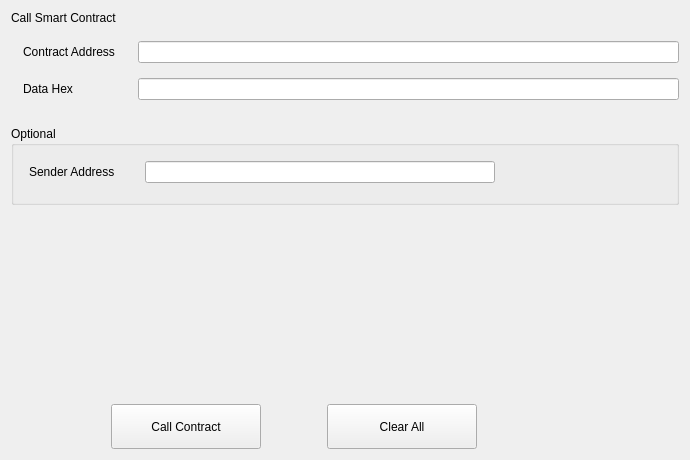
<?xml version="1.0" encoding="UTF-8"?>
<ui version="4.0">
 <class>CallContract</class>
 <widget class="QWidget" name="CallContract">
  <property name="geometry">
   <rect>
    <x>0</x>
    <y>0</y>
    <width>690</width>
    <height>460</height>
   </rect>
  </property>
  <property name="windowTitle">
   <string>Form</string>
  </property>
  <layout class="QGridLayout" name="gridLayout_2">
   <item row="6" column="0">
    <layout class="QHBoxLayout" name="horizontalLayout">
     <item>
      <spacer name="horizontalSpacer">
       <property name="orientation">
        <enum>Qt::Horizontal</enum>
       </property>
       <property name="sizeType">
        <enum>QSizePolicy::Fixed</enum>
       </property>
       <property name="sizeHint" stdset="0">
        <size>
         <width>100</width>
         <height>20</height>
        </size>
       </property>
      </spacer>
     </item>
     <item>
      <widget class="QPushButton" name="pushButton_2">
       <property name="minimumSize">
        <size>
         <width>150</width>
         <height>45</height>
        </size>
       </property>
       <property name="text">
        <string>Call Contract</string>
       </property>
      </widget>
     </item>
     <item>
      <spacer name="horizontalSpacer_3">
       <property name="orientation">
        <enum>Qt::Horizontal</enum>
       </property>
       <property name="sizeType">
        <enum>QSizePolicy::Fixed</enum>
       </property>
       <property name="sizeHint" stdset="0">
        <size>
         <width>60</width>
         <height>20</height>
        </size>
       </property>
      </spacer>
     </item>
     <item>
      <widget class="QPushButton" name="pushButton">
       <property name="minimumSize">
        <size>
         <width>150</width>
         <height>45</height>
        </size>
       </property>
       <property name="text">
        <string>Clear All</string>
       </property>
      </widget>
     </item>
     <item>
      <spacer name="horizontalSpacer_2">
       <property name="orientation">
        <enum>Qt::Horizontal</enum>
       </property>
       <property name="sizeHint" stdset="0">
        <size>
         <width>40</width>
         <height>20</height>
        </size>
       </property>
      </spacer>
     </item>
    </layout>
   </item>
   <item row="2" column="0">
    <layout class="QGridLayout" name="gridLayout">
     <property name="leftMargin">
      <number>12</number>
     </property>
     <property name="horizontalSpacing">
      <number>23</number>
     </property>
     <property name="verticalSpacing">
      <number>15</number>
     </property>
     <item row="0" column="0">
      <widget class="QLabel" name="label">
       <property name="text">
        <string>Contract Address</string>
       </property>
      </widget>
     </item>
     <item row="1" column="0">
      <widget class="QLabel" name="label_2">
       <property name="text">
        <string>Data Hex</string>
       </property>
      </widget>
     </item>
     <item row="0" column="1">
      <widget class="QLineEdit" name="lineEdit"/>
     </item>
     <item row="1" column="1">
      <widget class="QLineEdit" name="lineEdit_2"/>
     </item>
    </layout>
   </item>
   <item row="4" column="0">
    <widget class="QGroupBox" name="groupBox">
     <property name="title">
      <string>Optional</string>
     </property>
     <layout class="QGridLayout" name="gridLayout_3">
      <property name="leftMargin">
       <number>15</number>
      </property>
      <property name="topMargin">
       <number>15</number>
      </property>
      <property name="horizontalSpacing">
       <number>30</number>
      </property>
      <property name="verticalSpacing">
       <number>12</number>
      </property>
      <item row="0" column="1">
       <widget class="QLineEdit" name="lineEdit_3">
        <property name="minimumSize">
         <size>
          <width>350</width>
          <height>0</height>
         </size>
        </property>
        <property name="maximumSize">
         <size>
          <width>350</width>
          <height>16777215</height>
         </size>
        </property>
       </widget>
      </item>
      <item row="0" column="0">
       <widget class="QLabel" name="label_3">
        <property name="text">
         <string>Sender Address</string>
        </property>
       </widget>
      </item>
      <item row="1" column="0" colspan="2">
       <spacer name="verticalSpacer_3">
        <property name="orientation">
         <enum>Qt::Vertical</enum>
        </property>
        <property name="sizeType">
         <enum>QSizePolicy::Fixed</enum>
        </property>
        <property name="sizeHint" stdset="0">
         <size>
          <width>20</width>
          <height>10</height>
         </size>
        </property>
       </spacer>
      </item>
      <item row="0" column="2">
       <spacer name="horizontalSpacer_4">
        <property name="orientation">
         <enum>Qt::Horizontal</enum>
        </property>
        <property name="sizeHint" stdset="0">
         <size>
          <width>40</width>
          <height>20</height>
         </size>
        </property>
       </spacer>
      </item>
     </layout>
    </widget>
   </item>
   <item row="5" column="0">
    <spacer name="verticalSpacer_2">
     <property name="orientation">
      <enum>Qt::Vertical</enum>
     </property>
     <property name="sizeHint" stdset="0">
      <size>
       <width>20</width>
       <height>40</height>
      </size>
     </property>
    </spacer>
   </item>
   <item row="3" column="0">
    <spacer name="verticalSpacer">
     <property name="orientation">
      <enum>Qt::Vertical</enum>
     </property>
     <property name="sizeType">
      <enum>QSizePolicy::Fixed</enum>
     </property>
     <property name="sizeHint" stdset="0">
      <size>
       <width>20</width>
       <height>20</height>
      </size>
     </property>
    </spacer>
   </item>
   <item row="0" column="0">
    <widget class="QLabel" name="label_4">
     <property name="text">
      <string>Call Smart Contract</string>
     </property>
    </widget>
   </item>
   <item row="1" column="0">
    <spacer name="verticalSpacer_4">
     <property name="orientation">
      <enum>Qt::Vertical</enum>
     </property>
     <property name="sizeType">
      <enum>QSizePolicy::Fixed</enum>
     </property>
     <property name="sizeHint" stdset="0">
      <size>
       <width>20</width>
       <height>10</height>
      </size>
     </property>
    </spacer>
   </item>
  </layout>
 </widget>
 <resources/>
 <connections/>
</ui>
